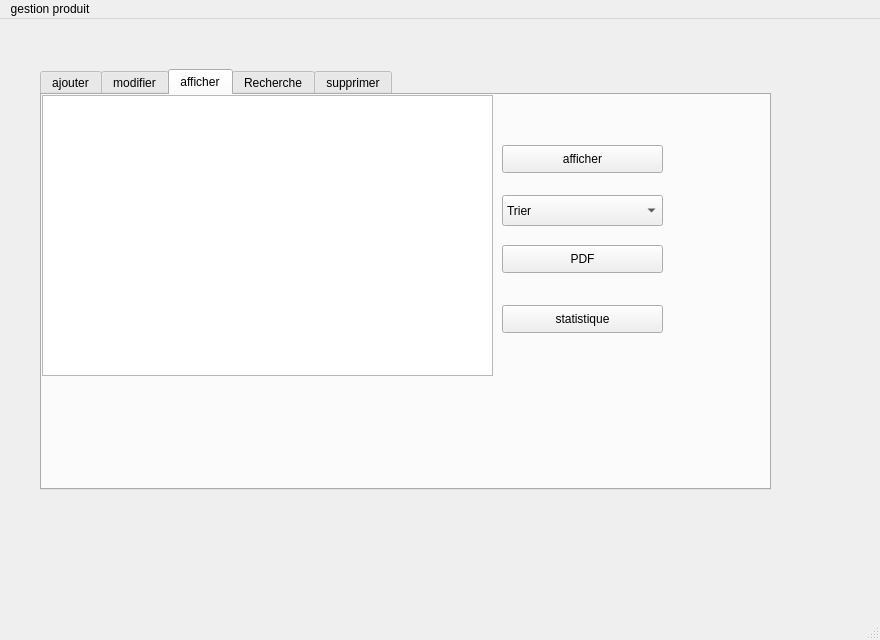
<?xml version="1.0" encoding="UTF-8"?>
<ui version="4.0">
 <class>MainWindow</class>
 <widget class="QMainWindow" name="MainWindow">
  <property name="geometry">
   <rect>
    <x>0</x>
    <y>0</y>
    <width>880</width>
    <height>640</height>
   </rect>
  </property>
  <property name="windowTitle">
   <string>MainWindow</string>
  </property>
  <widget class="QWidget" name="centralwidget">
   <widget class="QTabWidget" name="tabWidget">
    <property name="geometry">
     <rect>
      <x>40</x>
      <y>50</y>
      <width>731</width>
      <height>421</height>
     </rect>
    </property>
    <property name="currentIndex">
     <number>2</number>
    </property>
    <widget class="QWidget" name="tab">
     <attribute name="title">
      <string>ajouter</string>
     </attribute>
     <layout class="QHBoxLayout" name="horizontalLayout">
      <item>
       <widget class="QGroupBox" name="groupBox_2">
        <property name="title">
         <string>GroupBox</string>
        </property>
        <widget class="QLabel" name="label_7">
         <property name="geometry">
          <rect>
           <x>20</x>
           <y>70</y>
           <width>56</width>
           <height>16</height>
          </rect>
         </property>
         <property name="text">
          <string>id</string>
         </property>
        </widget>
        <widget class="QLabel" name="label_8">
         <property name="geometry">
          <rect>
           <x>20</x>
           <y>230</y>
           <width>81</width>
           <height>16</height>
          </rect>
         </property>
         <property name="text">
          <string>description</string>
         </property>
        </widget>
        <widget class="QLabel" name="label_9">
         <property name="geometry">
          <rect>
           <x>20</x>
           <y>150</y>
           <width>56</width>
           <height>16</height>
          </rect>
         </property>
         <property name="text">
          <string>nom</string>
         </property>
        </widget>
        <widget class="QLabel" name="label_10">
         <property name="geometry">
          <rect>
           <x>370</x>
           <y>70</y>
           <width>81</width>
           <height>16</height>
          </rect>
         </property>
         <property name="text">
          <string>prix_achat</string>
         </property>
        </widget>
        <widget class="QLabel" name="label_11">
         <property name="geometry">
          <rect>
           <x>370</x>
           <y>150</y>
           <width>71</width>
           <height>16</height>
          </rect>
         </property>
         <property name="text">
          <string>prix_vente</string>
         </property>
        </widget>
        <widget class="QLabel" name="label_12">
         <property name="geometry">
          <rect>
           <x>380</x>
           <y>230</y>
           <width>56</width>
           <height>16</height>
          </rect>
         </property>
         <property name="text">
          <string>quantite</string>
         </property>
        </widget>
        <widget class="QLineEdit" name="i">
         <property name="geometry">
          <rect>
           <x>140</x>
           <y>70</y>
           <width>113</width>
           <height>22</height>
          </rect>
         </property>
        </widget>
        <widget class="QLineEdit" name="m">
         <property name="geometry">
          <rect>
           <x>140</x>
           <y>150</y>
           <width>113</width>
           <height>22</height>
          </rect>
         </property>
        </widget>
        <widget class="QLineEdit" name="d">
         <property name="geometry">
          <rect>
           <x>140</x>
           <y>230</y>
           <width>113</width>
           <height>22</height>
          </rect>
         </property>
        </widget>
        <widget class="QLineEdit" name="pa">
         <property name="geometry">
          <rect>
           <x>520</x>
           <y>70</y>
           <width>113</width>
           <height>22</height>
          </rect>
         </property>
        </widget>
        <widget class="QLineEdit" name="pv">
         <property name="geometry">
          <rect>
           <x>520</x>
           <y>150</y>
           <width>113</width>
           <height>22</height>
          </rect>
         </property>
        </widget>
        <widget class="QLineEdit" name="qu">
         <property name="geometry">
          <rect>
           <x>520</x>
           <y>230</y>
           <width>113</width>
           <height>22</height>
          </rect>
         </property>
        </widget>
        <widget class="QPushButton" name="ajout">
         <property name="geometry">
          <rect>
           <x>270</x>
           <y>290</y>
           <width>93</width>
           <height>28</height>
          </rect>
         </property>
         <property name="text">
          <string>ajouter</string>
         </property>
        </widget>
       </widget>
      </item>
     </layout>
    </widget>
    <widget class="QWidget" name="tab_3">
     <attribute name="title">
      <string>modifier</string>
     </attribute>
     <widget class="QGroupBox" name="groupBox_3">
      <property name="geometry">
       <rect>
        <x>0</x>
        <y>0</y>
        <width>721</width>
        <height>391</height>
       </rect>
      </property>
      <property name="title">
       <string>GroupBox</string>
      </property>
      <widget class="QLabel" name="label_13">
       <property name="geometry">
        <rect>
         <x>20</x>
         <y>70</y>
         <width>56</width>
         <height>16</height>
        </rect>
       </property>
       <property name="text">
        <string>id</string>
       </property>
      </widget>
      <widget class="QLabel" name="label_14">
       <property name="geometry">
        <rect>
         <x>20</x>
         <y>230</y>
         <width>81</width>
         <height>16</height>
        </rect>
       </property>
       <property name="text">
        <string>description</string>
       </property>
      </widget>
      <widget class="QLabel" name="label_15">
       <property name="geometry">
        <rect>
         <x>20</x>
         <y>150</y>
         <width>56</width>
         <height>16</height>
        </rect>
       </property>
       <property name="text">
        <string>nom</string>
       </property>
      </widget>
      <widget class="QLabel" name="label_16">
       <property name="geometry">
        <rect>
         <x>370</x>
         <y>70</y>
         <width>81</width>
         <height>16</height>
        </rect>
       </property>
       <property name="text">
        <string>prix_achat</string>
       </property>
      </widget>
      <widget class="QLabel" name="label_17">
       <property name="geometry">
        <rect>
         <x>370</x>
         <y>150</y>
         <width>71</width>
         <height>16</height>
        </rect>
       </property>
       <property name="text">
        <string>prix_vente</string>
       </property>
      </widget>
      <widget class="QLabel" name="label_18">
       <property name="geometry">
        <rect>
         <x>380</x>
         <y>230</y>
         <width>56</width>
         <height>16</height>
        </rect>
       </property>
       <property name="text">
        <string>quantite</string>
       </property>
      </widget>
      <widget class="QLineEdit" name="mi">
       <property name="geometry">
        <rect>
         <x>140</x>
         <y>70</y>
         <width>113</width>
         <height>22</height>
        </rect>
       </property>
      </widget>
      <widget class="QLineEdit" name="mm">
       <property name="geometry">
        <rect>
         <x>140</x>
         <y>150</y>
         <width>113</width>
         <height>22</height>
        </rect>
       </property>
      </widget>
      <widget class="QLineEdit" name="md">
       <property name="geometry">
        <rect>
         <x>140</x>
         <y>230</y>
         <width>113</width>
         <height>22</height>
        </rect>
       </property>
      </widget>
      <widget class="QLineEdit" name="mpa">
       <property name="geometry">
        <rect>
         <x>520</x>
         <y>70</y>
         <width>113</width>
         <height>22</height>
        </rect>
       </property>
      </widget>
      <widget class="QLineEdit" name="mpv">
       <property name="geometry">
        <rect>
         <x>520</x>
         <y>150</y>
         <width>113</width>
         <height>22</height>
        </rect>
       </property>
      </widget>
      <widget class="QLineEdit" name="mqu">
       <property name="geometry">
        <rect>
         <x>520</x>
         <y>230</y>
         <width>113</width>
         <height>22</height>
        </rect>
       </property>
      </widget>
      <widget class="QPushButton" name="modifier">
       <property name="geometry">
        <rect>
         <x>270</x>
         <y>290</y>
         <width>93</width>
         <height>28</height>
        </rect>
       </property>
       <property name="text">
        <string>modifier</string>
       </property>
      </widget>
     </widget>
    </widget>
    <widget class="QWidget" name="tab_2">
     <attribute name="title">
      <string>afficher</string>
     </attribute>
     <widget class="QTableView" name="tableView">
      <property name="geometry">
       <rect>
        <x>0</x>
        <y>0</y>
        <width>451</width>
        <height>281</height>
       </rect>
      </property>
     </widget>
     <widget class="QPushButton" name="afficher">
      <property name="geometry">
       <rect>
        <x>460</x>
        <y>50</y>
        <width>161</width>
        <height>28</height>
       </rect>
      </property>
      <property name="text">
       <string>afficher</string>
      </property>
     </widget>
     <widget class="QPushButton" name="pdf">
      <property name="geometry">
       <rect>
        <x>460</x>
        <y>150</y>
        <width>161</width>
        <height>28</height>
       </rect>
      </property>
      <property name="text">
       <string>PDF</string>
      </property>
     </widget>
     <widget class="QPushButton" name="statistique">
      <property name="geometry">
       <rect>
        <x>460</x>
        <y>210</y>
        <width>161</width>
        <height>28</height>
       </rect>
      </property>
      <property name="text">
       <string>statistique</string>
      </property>
     </widget>
     <widget class="QComboBox" name="comboBox">
      <property name="geometry">
       <rect>
        <x>460</x>
        <y>100</y>
        <width>161</width>
        <height>31</height>
       </rect>
      </property>
      <item>
       <property name="text">
        <string>Trier</string>
       </property>
      </item>
      <item>
       <property name="text">
        <string>Trie par ID</string>
       </property>
      </item>
      <item>
       <property name="text">
        <string>Trie par quantite</string>
       </property>
      </item>
      <item>
       <property name="text">
        <string>Trie par prix_d'achat</string>
       </property>
      </item>
     </widget>
    </widget>
    <widget class="QWidget" name="tab_5">
     <attribute name="title">
      <string>Recherche</string>
     </attribute>
     <widget class="QTableView" name="tableView_2">
      <property name="geometry">
       <rect>
        <x>270</x>
        <y>10</y>
        <width>301</width>
        <height>271</height>
       </rect>
      </property>
     </widget>
     <widget class="QLineEdit" name="id_search">
      <property name="geometry">
       <rect>
        <x>130</x>
        <y>50</y>
        <width>113</width>
        <height>22</height>
       </rect>
      </property>
     </widget>
     <widget class="QPushButton" name="chercher">
      <property name="geometry">
       <rect>
        <x>10</x>
        <y>50</y>
        <width>93</width>
        <height>28</height>
       </rect>
      </property>
      <property name="text">
       <string>chercher</string>
      </property>
     </widget>
     <widget class="QPushButton" name="rupture_stock">
      <property name="geometry">
       <rect>
        <x>10</x>
        <y>160</y>
        <width>93</width>
        <height>28</height>
       </rect>
      </property>
      <property name="text">
       <string>Verifier rupture</string>
      </property>
     </widget>
     <widget class="QLineEdit" name="id_rupture">
      <property name="geometry">
       <rect>
        <x>130</x>
        <y>160</y>
        <width>113</width>
        <height>22</height>
       </rect>
      </property>
     </widget>
    </widget>
    <widget class="QWidget" name="tab_4">
     <attribute name="title">
      <string>supprimer</string>
     </attribute>
     <widget class="QPushButton" name="supprimer">
      <property name="geometry">
       <rect>
        <x>240</x>
        <y>210</y>
        <width>93</width>
        <height>28</height>
       </rect>
      </property>
      <property name="text">
       <string>supprimer</string>
      </property>
     </widget>
     <widget class="QLabel" name="label">
      <property name="geometry">
       <rect>
        <x>80</x>
        <y>110</y>
        <width>201</width>
        <height>16</height>
       </rect>
      </property>
      <property name="text">
       <string>Donner un id a supprimer</string>
      </property>
     </widget>
     <widget class="QLineEdit" name="si">
      <property name="geometry">
       <rect>
        <x>320</x>
        <y>110</y>
        <width>113</width>
        <height>22</height>
       </rect>
      </property>
     </widget>
    </widget>
   </widget>
  </widget>
  <widget class="QStatusBar" name="statusbar"/>
  <widget class="QMenuBar" name="menubar">
   <property name="geometry">
    <rect>
     <x>0</x>
     <y>0</y>
     <width>880</width>
     <height>26</height>
    </rect>
   </property>
   <widget class="QMenu" name="menugestion_produit">
    <property name="title">
     <string>gestion produit</string>
    </property>
   </widget>
   <addaction name="menugestion_produit"/>
  </widget>
 </widget>
 <resources/>
 <connections/>
</ui>
